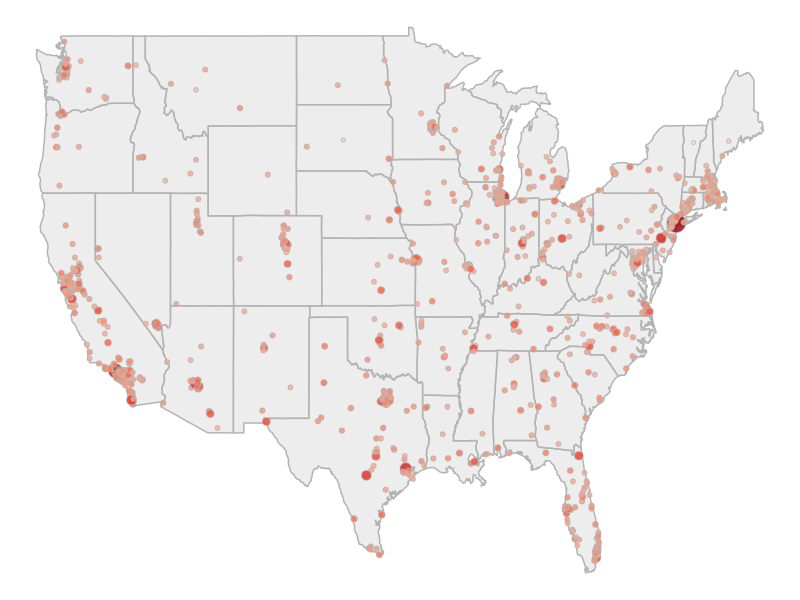

Source code (R):
## ---- chunk 1
library(tidyverse)
library(maps)

data(us.cities) # get us city data from the package maps

# drop AK and HI to get the lower 48 states:
us.48<-subset(us.cities,! country.etc %in% c("AK","HI"))

# draw a pop map
ggplot(us.48, aes(x = long, y = lat, fill =log(pop),size=pop)) +
  scale_fill_distiller(type = 'seq', palette = "Reds",direction=1)+
  borders("state",  colour = "grey70",fill="lightgray",alpha=0.4)+
  geom_point(alpha=0.82,color="grey70",shape=21)+
  theme_void()+theme(legend.position="none")
